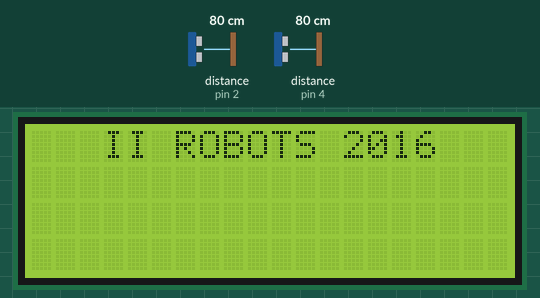
A sketch run on a simulated Arduino Uno, built with avr-gcc and run on an emulated ATmega328P. Parts: 20×4 character LCD. Inputs (shaded band) come from the test bench; at power-on: distance to the obstacle (sensors on pin 2, pin 4) 80 cm. What the sketch prints to the serial monitor is not drawn.

Above: at 1.2 s.
1.3 s: distance to the obstacle (sensor on pin 2) set to 14 cm
2.8 s: distance to the obstacle (sensor on pin 2) set to 11 cm
At 4.0 s:
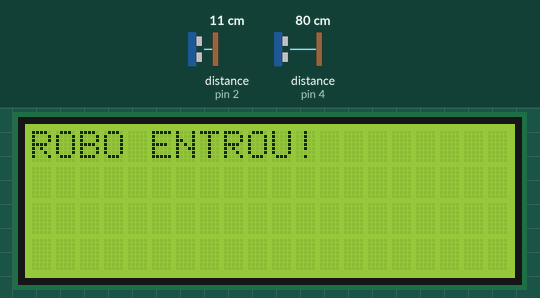
4.3 s: distance to the obstacle (sensor on pin 4) set to 14 cm
5.8 s: distance to the obstacle (sensor on pin 4) set to 11 cm
At 6.69 s:
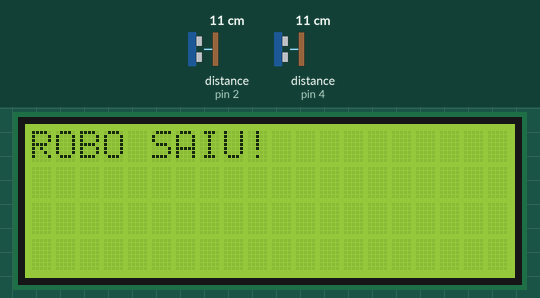
8.8 s: distance to the obstacle (sensor on pin 4) set to 2 cm
10.4 s: distance to the obstacle (sensor on pin 4) set to 5 cm
Timing chart, 0 to 13.0 s (numbered marks = the images above; inputs shaded):
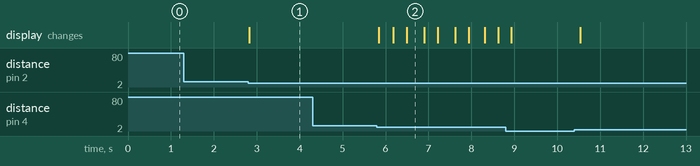

The sketch:

cronos.ino
```cpp
/**
* ****************************************************************************
  Sofware: Cronos
  Descricion:
  Versino: 0.0.1
  Date: 02 de junho de 2016
  By; RodroguesFAS
  Contact: <http:/rodriguesfas.com.br> || <franciscosouzaacer@gmail.com>
* ****************************************************************************
*/

#include <NewPing.h>
#include <ThreadController.h>
#include <Thread.h>
#include <LiquidCrystal.h>

// initialize the library with the numbers of the interface pins
LiquidCrystal lcd(13, 12, 11, 10, 9, 8);

/* Utilizado para  configurar o sonar. */
#define MAX_DISTANCE 60  /* Distancia Máxima realizada pelo ping (em centimetros). distancis Máxima que o sensor verifica é 500cm, acima disso mutio erro nas leituras. */

/* NewPing configura os pinosde envio, recebimento, e distancia máxima. */
NewPing sonarBegin(3, 2, MAX_DISTANCE);
NewPing sonarEnd(5, 4, MAX_DISTANCE);

/* Declara uma thread "raiz ou mãe" um controle que agrupa as thread's filhas.. */
ThreadController cpu;

/* Declara os objetos ultrasônico do tipo Thread's.. */
Thread threadSonarBegin;
Thread threadSonarEnd;

/**
  setup -
*/
void setup() {
  Serial.begin(9600);

  // set up the LCD's number of columns and rows:
  lcd.begin(20, 4);
  // Print a message to the LCD.
  lcd.setCursor(3, 0);
  lcd.print("II ROBOTS 2016");

  /* Configura as Threads dos Objetos.. */
  threadSonarBegin.setInterval(33);      /* Define o tempo em que irá ser executada a thread.. */
  threadSonarBegin.onRun(readPingSonarBegin); /* Define qual função irá ser execultada pela thread.. */

  threadSonarEnd.setInterval(33);
  threadSonarEnd.onRun(readPingSonarEnd);

  /* Adiciona as thread's filhas a thread raiz ou mãe.. */
  cpu.add(&threadSonarBegin);
  cpu.add(&threadSonarEnd);
}

/**
  loop -
*/
void loop() {
  /* Start a thread raiz.. */
  cpu.run();
}

/**
  readPingSonarBegin -
*/
void readPingSonarBegin() {
  unsigned int uS = sonarBegin.ping(); /* Enviar ping, recebe ping tempo em microsegundos (uS). */
  uS = uS / US_ROUNDTRIP_CM;           /* Converte ping tempo para uma distância e centimetros cm. */

  if (uS > 3 && uS <= 12) {
    lcd.setCursor(1, 2);
    lcd.clear();
    lcd.print("ROBO ENTROU!");
    Serial.println(1); // Entrou robo no labirinto
  }

  //Serial.print("Sonar1: ");
  //Serial.print(uS);
  //Serial.print("cm");
  //Serial.println(" ");
}

/**
  readPingSonarEnd -
*/
void readPingSonarEnd() {
  unsigned int uS = sonarEnd.ping();
  uS = uS / US_ROUNDTRIP_CM;

  if (uS > 3 && uS <= 12) {
    lcd.setCursor(1, 2);
    lcd.clear();
    lcd.print("ROBO SAIU!");
    Serial.println(0); // Saiu robo do labirinto
  }

  //Serial.print("Sonar2: ");
  //Serial.print(uS);
  //Serial.print("cm");
  //Serial.println(" ");
}
```

Measured:
- the behaviour switches between 13 and 12 cm on distance to the obstacle (sensor on pin 2) (found by bisection; images 0 and 1)
- the behaviour switches between 13 and 12 cm on distance to the obstacle (sensor on pin 4) (found by bisection; images 1 and 2)
- after the input at 1.3 s, every drawn part: stays the same
- after the input at 2.8 s, the display: changes at once (image 1)
- after the input at 4.3 s, every drawn part: stays the same
- after the input at 5.8 s, the display: changes at once (image 2)
- what the display in image 2 shows lasts 0.4 s, from 6.5 s to 6.9 s
